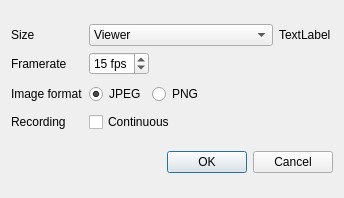
<?xml version="1.0" encoding="UTF-8"?>
<ui version="4.0">
 <class>SnapshotVideoDialog</class>
 <widget class="QDialog" name="SnapshotVideoDialog">
  <property name="geometry">
   <rect>
    <x>0</x>
    <y>0</y>
    <width>344</width>
    <height>198</height>
   </rect>
  </property>
  <property name="windowTitle">
   <string>Video Settings</string>
  </property>
  <layout class="QVBoxLayout" name="verticalLayout">
   <item>
    <layout class="QGridLayout" name="gridLayout_2">
     <item row="3" column="1">
      <widget class="QCheckBox" name="continuousRecording">
       <property name="text">
        <string>Continuous</string>
       </property>
      </widget>
     </item>
     <item row="3" column="0">
      <widget class="QLabel" name="label_2">
       <property name="text">
        <string>Recording</string>
       </property>
      </widget>
     </item>
     <item row="0" column="0">
      <widget class="QLabel" name="label">
       <property name="text">
        <string>Size</string>
       </property>
      </widget>
     </item>
     <item row="2" column="0">
      <widget class="QLabel" name="label_6">
       <property name="toolTip">
        <string>PNG will give better quality, but may result in a larger movie file</string>
       </property>
       <property name="text">
        <string>Image format</string>
       </property>
      </widget>
     </item>
     <item row="0" column="2">
      <widget class="QLabel" name="sizeLabel">
       <property name="text">
        <string>TextLabel</string>
       </property>
      </widget>
     </item>
     <item row="0" column="1">
      <widget class="QComboBox" name="sizeCombo">
       <item>
        <property name="text">
         <string>Viewer</string>
        </property>
       </item>
       <item>
        <property name="text">
         <string>480p</string>
        </property>
       </item>
       <item>
        <property name="text">
         <string>720p</string>
        </property>
       </item>
       <item>
        <property name="text">
         <string>1080p</string>
        </property>
       </item>
       <item>
        <property name="text">
         <string>1440p (QHD, 2K) </string>
        </property>
       </item>
       <item>
        <property name="text">
         <string>2160p (Ultra HD, 4K)</string>
        </property>
       </item>
      </widget>
     </item>
     <item row="1" column="0">
      <widget class="QLabel" name="label_5">
       <property name="text">
        <string>Framerate</string>
       </property>
      </widget>
     </item>
     <item row="2" column="1">
      <layout class="QHBoxLayout" name="horizontalLayout_2">
       <item>
        <widget class="QRadioButton" name="jpeg">
         <property name="text">
          <string>JPEG</string>
         </property>
         <property name="checked">
          <bool>true</bool>
         </property>
        </widget>
       </item>
       <item>
        <widget class="QRadioButton" name="png">
         <property name="text">
          <string>PNG</string>
         </property>
        </widget>
       </item>
       <item>
        <spacer>
         <property name="orientation">
          <enum>Qt::Horizontal</enum>
         </property>
         <property name="sizeHint" stdset="0">
          <size>
           <width>108</width>
           <height>24</height>
          </size>
         </property>
        </spacer>
       </item>
      </layout>
     </item>
     <item row="1" column="1">
      <layout class="QHBoxLayout" name="horizontalLayout">
       <item>
        <widget class="QSpinBox" name="framerate">
         <property name="suffix">
          <string> fps</string>
         </property>
         <property name="minimum">
          <number>1</number>
         </property>
         <property name="maximum">
          <number>60</number>
         </property>
         <property name="value">
          <number>15</number>
         </property>
        </widget>
       </item>
       <item>
        <spacer name="horizontalSpacer">
         <property name="orientation">
          <enum>Qt::Horizontal</enum>
         </property>
         <property name="sizeHint" stdset="0">
          <size>
           <width>118</width>
           <height>24</height>
          </size>
         </property>
        </spacer>
       </item>
      </layout>
     </item>
     <item row="0" column="3">
      <spacer name="horizontalSpacer_2">
       <property name="orientation">
        <enum>Qt::Horizontal</enum>
       </property>
       <property name="sizeHint" stdset="0">
        <size>
         <width>40</width>
         <height>20</height>
        </size>
       </property>
      </spacer>
     </item>
    </layout>
   </item>
   <item>
    <widget class="QDialogButtonBox" name="buttonBox">
     <property name="standardButtons">
      <set>QDialogButtonBox::Cancel|QDialogButtonBox::Ok</set>
     </property>
    </widget>
   </item>
  </layout>
 </widget>
 <resources/>
 <connections/>
</ui>
